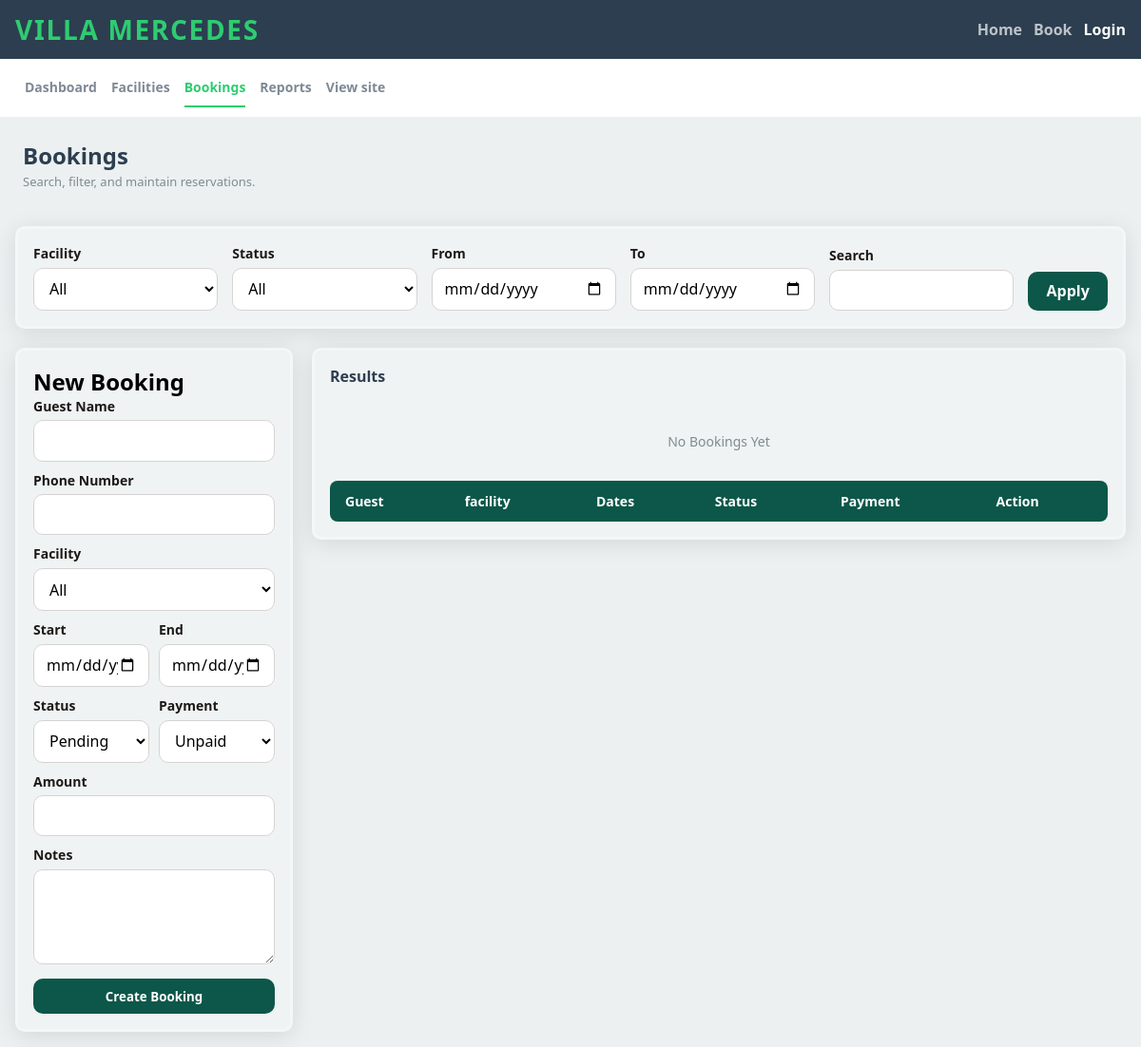
Page /admin/bookings.php on the earlier database version.
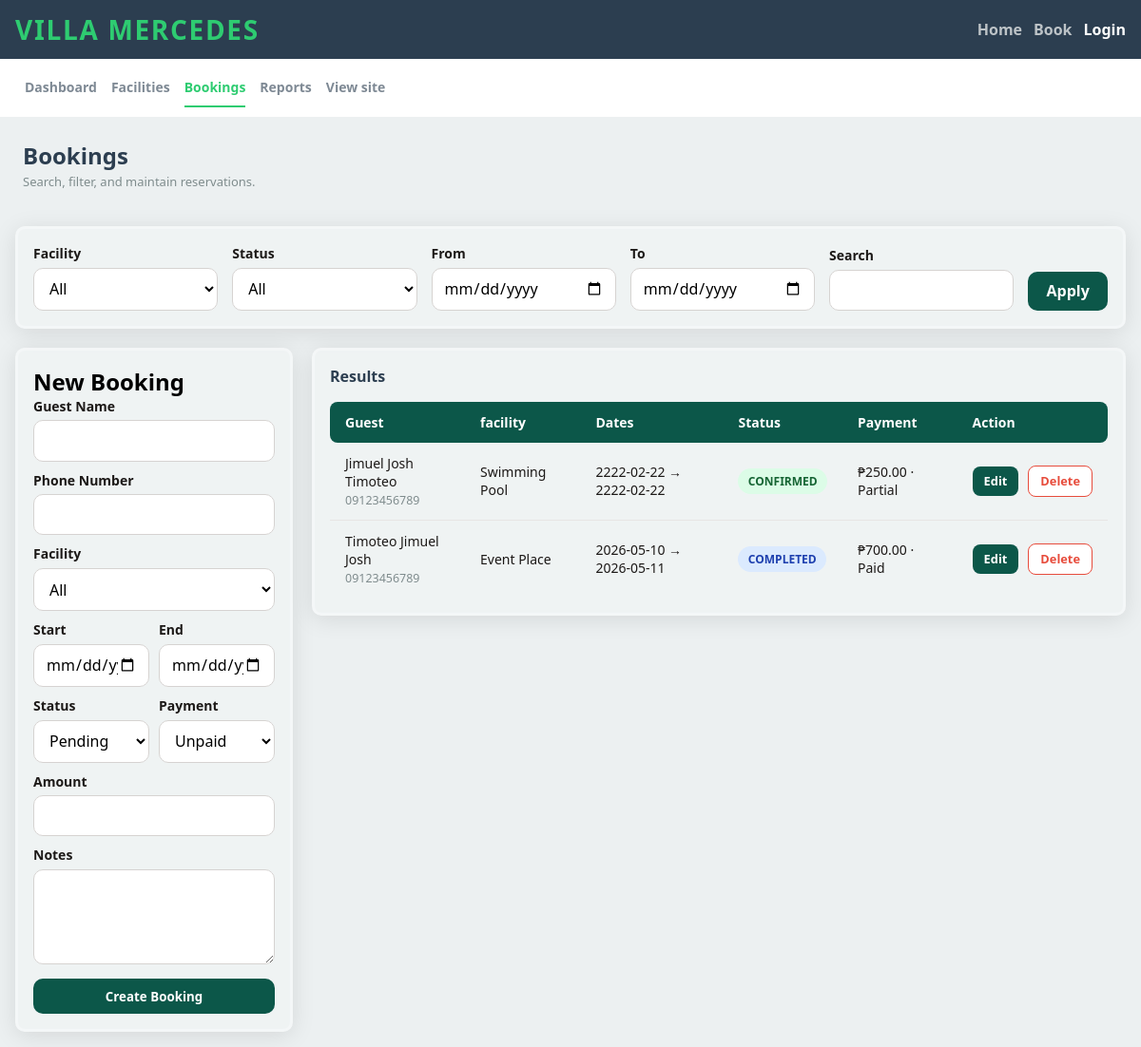
Same page on the later database version.
### tables this page shows
CREATE TABLE IF NOT EXISTS `bookings` (
  `id` int NOT NULL AUTO_INCREMENT,
  `guest_name` varchar(255) NOT NULL,
  `phone_number` varchar(50) NOT NULL,
  `facility_id` int NOT NULL,
  `date_start` date NOT NULL,
  `date_end` date NOT NULL,
  `notes` text,
  `status` varchar(50) DEFAULT 'Pending',
  `created_at` timestamp NULL DEFAULT CURRENT_TIMESTAMP,
  `payment_amount` decimal(10,2) DEFAULT '0.00',
  `payment_status` varchar(50) DEFAULT 'Unpaid',
  PRIMARY KEY (`id`),
  KEY `facility_id` (`facility_id`),
  CONSTRAINT `bookings_ibfk_1` FOREIGN KEY (`facility_id`) REFERENCES `facilities` (`id`) ON DELETE CASCADE
);

CREATE TABLE IF NOT EXISTS `facilities` (
  `id` int NOT NULL AUTO_INCREMENT,
  `name` varchar(255) NOT NULL,
  `description` text NOT NULL,
  `image_filename` varchar(255) DEFAULT NULL,
  `capacity` int NOT NULL,
  `rate_amount` decimal(10,2) NOT NULL,
  `rate_unit` enum('Per Day','Per Session') NOT NULL,
  `created_at` timestamp NULL DEFAULT CURRENT_TIMESTAMP,
  PRIMARY KEY (`id`)
);

### utils/helper.php (called while the page is built, shortened)
<?php
function url(string $path = ''): string
{
    $base = '/villa-mercedes';
    $path = ltrim($path, '/');
    return $base . '/' . $path;
}
function e(?string $value): string
{
    return htmlspecialchars((string) $value, ENT_QUOTES | ENT_HTML5, 'UTF-8');
}

### admin/bookings.php (the view, shortened to what the changed rows need)
<?php
require_once '../utils/helper.php';
$editRow = null;
$conn = connection();
$table_data = $conn->prepare("
    SELECT b.*, f.name AS facility_name
    FROM bookings b
    LEFT JOIN facilities f ON b.facility_id = f.id
");
$table_data->execute();
$table_data_result = $table_data->get_result();
?>
<!DOCTYPE html>
<html lang="en">
<head>
    <link rel="stylesheet" href="../resources/css/header-footer.css">
    <link rel="stylesheet" href="../resources/css/admin-nav.css">
    <link rel="stylesheet" href="../resources/css/admin-booking.css">
</head>
<body>
<main class="admin-booking">
    <div class="page-head">
        <div>
            <h2>Bookings</h2>
        </div>
    </div>
    <div class="form-result-wrapper">
        <div class="booking-form">
            <h2><?= !$editRow ? 'New Booking' : 'Edit Booking' ?></h2>
        </div>
        <div class="result-container">
            <h2>Results</h2>
            <table>
                <thead>
                    <tr>
                        <th>Guest</th>
                        <th>facility</th>
                        <th>Dates</th>
                        <th>Status</th>
                        <th>Payment</th>
                        <th>Action</th>
                    </tr>
                </thead>
                <tbody>
                    <?php if($table_data_result->num_rows > 0):  ?>
                        <?php while($table_row = $table_data_result->fetch_assoc()): ?>
                            <tr>
                                <td>
                                    <?= e($table_row['guest_name']) ?>
                                    <span class="number"><?= e($table_row['phone_number']) ?></span>
                                </td>
                                <td><?= e($table_row['facility_name']) ?></td>
                                <td><?= e($table_row['date_start'] . ' → ' . $table_row['date_end']) ?></td>
                                <td>
                                    <span class="status-badge status-<?= strtolower(e($table_row['status'])) ?>">
                                        <?= strtoupper(e($table_row['status'])) ?>
                                    </span>
                                </td>
                                <td><?= e('₱' . $table_row['payment_amount'] . ' · ' . $table_row['payment_status']) ?></td>
                                <td>
                                    <div class="action-cell">
                                        <a href="<?= e(url('admin/bookings.php?edit=' . (int) $table_row['id'])) ?>" class="edit-btn">Edit</a>
                                        <form action="../repositories/adminbookingRepository.php" method="POST" onsubmit="return confirm('Delete this booking?')">
                                            <button type="submit" class="delete-btn">Delete</button>
                                        </form>
                                    </div>
                                </td>
                            </tr>
                        <?php endwhile; ?>
                    <?php else: ?>
                        <p class="no-data">No Bookings Yet</p>
                    <?php endif; ?>
                </tbody>
            </table>
        </div>
    </div>
</main>
</body>
</html>

Differences in the rows shown:
added bookings: guest_name "Jimuel Josh Timoteo", phone_number "09123456789", facility.name "Swimming Pool", date_start+date_end "2222-02-22 → 2222-02-22", status "CONFIRMED", payment_amount+payment_status "₱250.00 · Partial"
added bookings: guest_name "Timoteo Jimuel Josh", phone_number "09123456789", facility.name "Event Place", date_start+date_end "2026-05-10 → 2026-05-11", status "COMPLETED", payment_amount+payment_status "₱700.00 · Paid"
Other differences:
text no longer shown: "No Bookings Yet"
